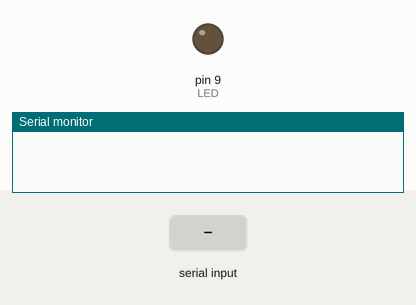
A sketch run on a simulated Arduino Uno, built with avr-gcc and run on an emulated ATmega328P. On the bench: output pins drawn as LEDs (lit = HIGH), the last lines printed to the serial monitor. The test bench sets the inputs (shaded band).

Above: at 1.2 s.
1.3 s: "a" received over Serial
At 2.4 s:
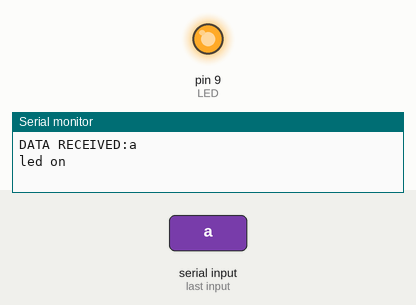
2.8 s: "b" received over Serial
At 3.5 s:
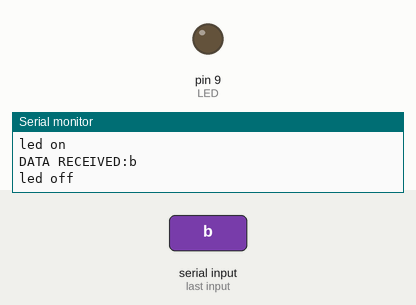
Timing chart, 0 to 5.8 s (numbered marks = the images above; inputs shaded):
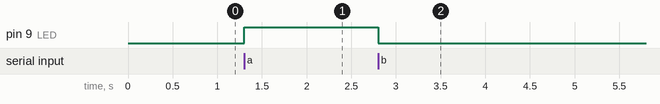

The sketch:

lesson_17.ino
```cpp
/*
  Keyestudio Mini Tank Robot V3 (Popular Edition)
  lesson 17
  Bluetooth
  http://www.keyestudio.com
*/
int LED = 9;
char ble_val; //Integer variable used to store the value received by Bluetooth

void setup() {
  Serial.begin(9600);
  pinMode(LED, OUTPUT);
}
void loop() {
  if (Serial.available() > 0) //Determine whether there is data in the serial port buffer
  {
    ble_val = Serial.read();  //Read data from serial port buffer
    Serial.print("DATA RECEIVED:");
    Serial.println(ble_val);
    if (ble_val == 'a') {
      digitalWrite(LED, HIGH);
      Serial.println("led on");
    }
    if (ble_val == 'b') {
      digitalWrite(LED, LOW);
      Serial.println("led off");
    }
  }
}
//*******************************************
```

Measured:
- after the input at 1.3 s, pin 9 (LED): LOW → HIGH at once
- after the input at 2.8 s, pin 9 (LED): HIGH → LOW at once
